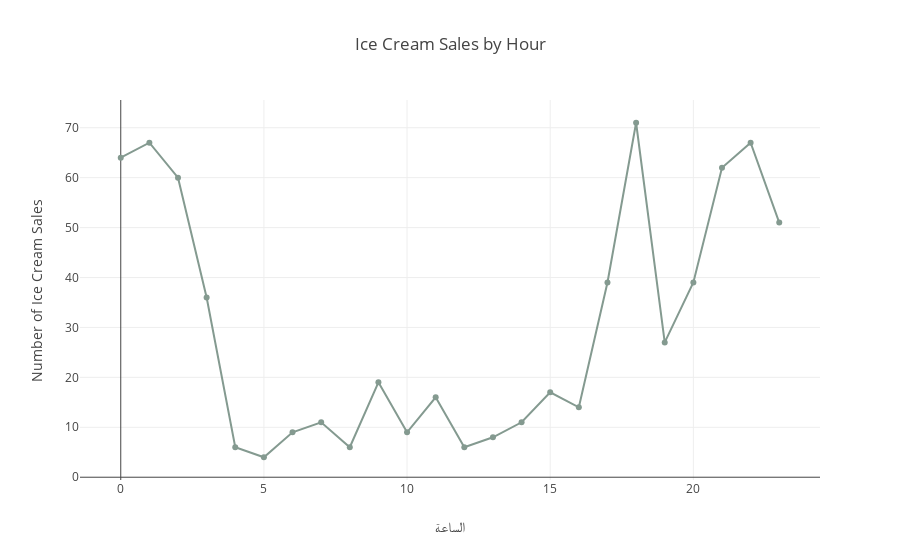

Source (notebook cell):
### Code cell
icecream_sales_by_hour = icecream_df.groupby('الساعة').size().reset_index(name='sales_count')

fig = px.line(
    icecream_sales_by_hour, 
    x='الساعة', 
    y='sales_count', 
    title='Ice Cream Sales by Hour',
    labels={'hour': 'Hour of the Day', 'sales_count': 'Number of Ice Cream Sales'},
    markers=True,
   color_discrete_sequence=['#849a90' ]

)

# Show the plot
fig.show()

### Figure 1 — Plotly figure (JSON) as saved in the notebook; plotly's stock layout.template omitted (floating-point values rounded to 4 significant figures)
{"data": [{"hovertemplate": "الساعة=%{x}<br>Number of Ice Cream Sales=%{y}<extra></extra>", "legendgroup": "", "line": {"color": "#849a90", "dash": "solid"}, "marker": {"symbol": "circle"}, "mode": "markers+lines", "name": "", "orientation": "v", "showlegend": false, "type": "scatter", "x": [0, 1, 2, 3, 4, 5, 6, 7, 8, 9, 10, 11, 12, 13, 14, 15, 16, 17, 18, 19, 20, 21, 22, 23], "xaxis": "x", "y": [64, 67, 60, 36, 6, 4, 9, 11, 6, 19, 9, 16, 6, 8, 11, 17, 14, 39, 71, 27, 39, 62, 67, 51], "yaxis": "y"}], "layout": {"legend": {"tracegroupgap": 0}, "title": {"text": "Ice Cream Sales by Hour"}, "xaxis": {"anchor": "y", "domain": [0, 1], "title": {"text": "الساعة"}}, "yaxis": {"anchor": "x", "domain": [0, 1], "title": {"text": "Number of Ice Cream Sales"}}}}
